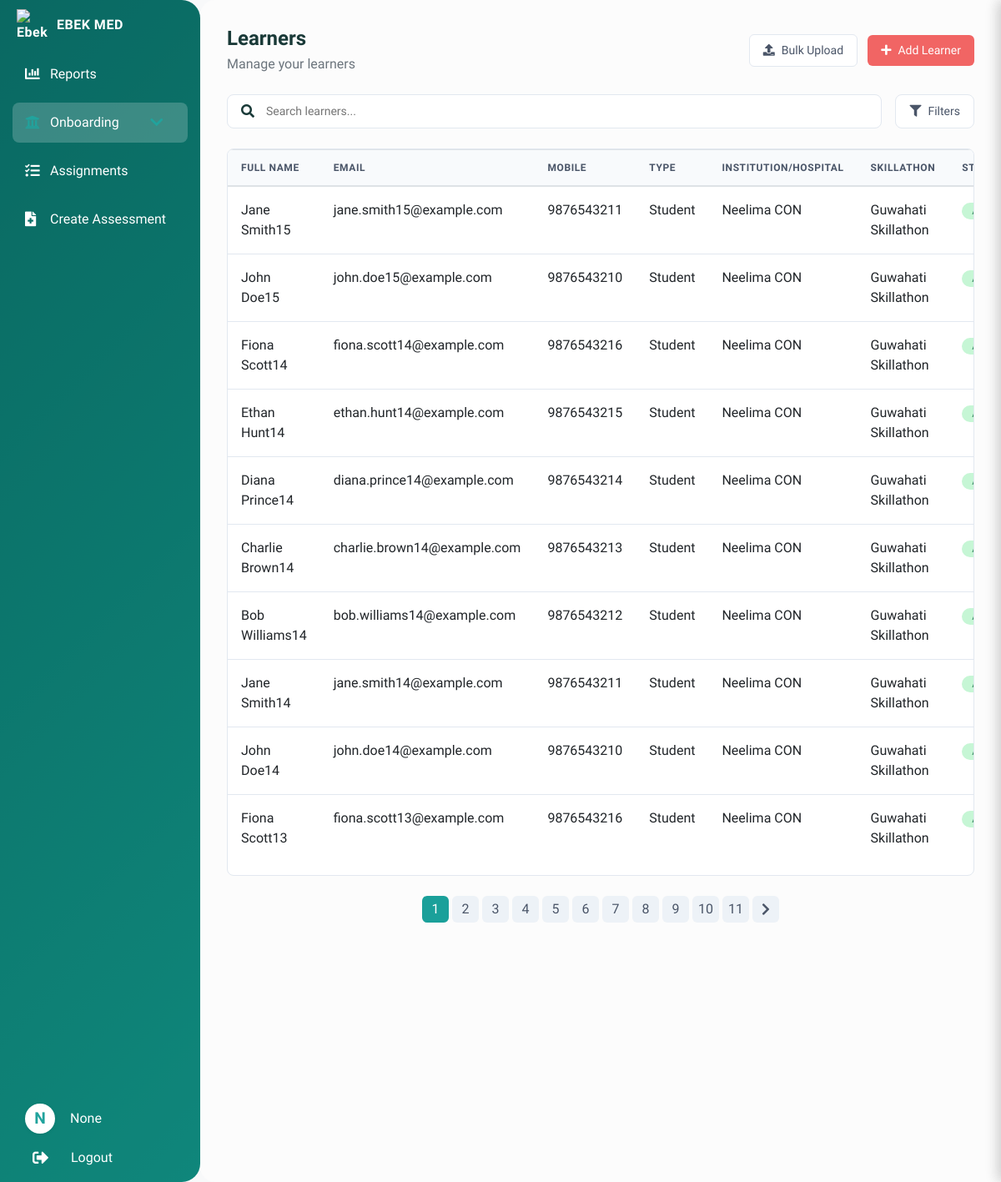
/onboarding/learners/ (signed in), run on the app's committed database.
### assessments/models.py (models this page shows, shortened)
class EbekUser(AbstractBaseUser, PermissionsMixin):
    email = models.EmailField(
        max_length=255, unique=True,
        help_text='Required. A valid email address.',
    )
    full_name = models.CharField(max_length=255, blank=True, null=True)
    phone_number = models.CharField(max_length=20, blank=True, null=True)
    is_active = models.BooleanField(default=True, help_text='Designates whether this user can log in.')
    is_staff = models.BooleanField(default=False, help_text='Designates whether this user can access the admin site.')
    is_superuser = models.BooleanField(default=False, help_text='Designates whether this user has all permissions without explicitly assigning them.')
    user_role = models.CharField(
        max_length=200, choices=role, default='', null=True, blank=True, help_text='User Role'
    )
    date_joined = models.DateTimeField(auto_now_add=True, help_text='When the user account was created.')
    last_login = models.DateTimeField(null=True, blank=True, help_text='Last login timestamp.')
    groups = models.ManyToManyField(
        'auth.Group',
        verbose_name='groups',
        blank=True,
        help_text='The groups this user belongs to.',
        related_name='ebek_user_set',
        related_query_name='ebek_user'
    )
    user_permissions = models.ManyToManyField(
        'auth.Permission',
        verbose_name='user permissions',
        blank=True,
        help_text='Specific permissions for this user.',
        related_name='ebek_user_set',
        related_query_name='ebek_user'
    )
    mobile_number = models.CharField(max_length=20, blank=True, null=True)
    objects = EbekUserManager()
    USERNAME_FIELD = 'email'
    REQUIRED_FIELDS = []
    class Meta:
        verbose_name = 'User'
        verbose_name_plural = 'Users'

class Learner(models.Model):
    onboarding_type = models.CharField(max_length=3, choices=ONBOARDING_TYPES)
    learner_type = models.CharField(max_length=10, choices=LEARNER_TYPES)
    college = models.ForeignKey(Institution, on_delete=models.SET_NULL, null=True, blank=True)
    course = models.CharField(max_length=100, null=True, blank=True)
    stream = models.CharField(max_length=20, choices=STREAM_CHOICES, null=True, blank=True)
    year_of_study = models.IntegerField(null=True, blank=True)
    hospital = models.ForeignKey(Hospital, on_delete=models.SET_NULL, null=True, blank=True)
    designation = models.CharField(max_length=100, null=True, blank=True)
    years_of_experience = models.IntegerField(null=True, blank=True)
    educational_qualification = models.CharField(max_length=20, choices=STREAM_CHOICES, null=True, blank=True)
    educational_institution = models.CharField(max_length=255, null=True, blank=True)
    speciality = models.CharField(max_length=100, null=True, blank=True)
    state = models.CharField(max_length=100, null=True, blank=True)
    district = models.CharField(max_length=100, null=True, blank=True)
    pincode = models.CharField(max_length=10, null=True, blank=True)
    address = models.TextField(null=True, blank=True)
    date_of_birth = models.DateField(null=True, blank=True)
    certifications = models.TextField(null=True, blank=True)
    is_active = models.BooleanField(default=True)
    created_at = models.DateTimeField(auto_now_add=True)
    updated_at = models.DateTimeField(auto_now=True)
    learner_user = models.ForeignKey('EbekUser', on_delete=models.SET_NULL, null=True, blank=True)
    learner_id = models.CharField(max_length=50, unique=True, editable=False)
    learner_gender = models.CharField(max_length=10, choices=GENDER_CHOICES, null=True, blank=True)
    skillathon_event = models.ForeignKey('SkillathonEvent', on_delete=models.SET_NULL, null=True, blank=True)

class Institution(models.Model):
    name = models.CharField(max_length=255)
    group = models.ForeignKey(Group, on_delete=models.SET_NULL, null=True, blank=True)
    address = models.TextField(blank=True, null=True)
    state = models.CharField(max_length=100, blank=True, null=True)
    district = models.CharField(max_length=100, blank=True, null=True)
    pin_code = models.CharField(max_length=10, blank=True, null=True)
    unit_head = models.ForeignKey('EbekUser', on_delete=models.SET_NULL, null=True, related_name='unit_head_of_institution')
    total_strength = models.IntegerField(null=True, blank=True)
    is_active = models.BooleanField(default=True)
    created_at = models.DateTimeField(auto_now_add=True)
    updated_at = models.DateTimeField(auto_now=True)
    institute_id = models.CharField(max_length=50, unique=True, editable=False)
    onboarding_type = models.CharField(max_length=3, choices=ONBOARDING_TYPES)

class SkillathonEvent(models.Model):
    name = models.CharField(max_length=255)
    date = models.DateField()
    state = models.CharField(max_length=100)
    city = models.CharField(max_length=100)
    created_at = models.DateTimeField(auto_now_add=True)
    updated_at = models.DateTimeField(auto_now=True)

### assessments/onboarding_views.py (the view)
# urls.py: path('onboarding/learners/', views.learner_list, name='learner_list'),
@login_required
def learner_list(request):
    learners = Learner.objects.all().order_by('-created_at')
    selected_institutions = request.GET.getlist('institution')
    selected_hospitals = request.GET.getlist('hospital')
    selected_learner_types = request.GET.getlist('learner_type')
    if selected_institutions:
        learners = learners.filter(college_id__in=selected_institutions)
    if selected_hospitals:
        learners = learners.filter(hospital_id__in=selected_hospitals)
    if selected_learner_types:
        learners = learners.filter(learner_type__in=selected_learner_types)
    selected_institutions = [int(x) for x in selected_institutions] if selected_institutions else []
    selected_hospitals = [int(x) for x in selected_hospitals] if selected_hospitals else []
    paginator = Paginator(learners, 10)
    page = request.GET.get('page')
    learners = paginator.get_page(page)
    return render(request, 'assessments/onboarding/learner_list.html', {
        'learners': learners,
        'institutions': Institution.objects.all(),
        'hospitals': Hospital.objects.all(),
        'selected_institutions': selected_institutions,
        'selected_hospitals': selected_hospitals,
        'selected_learner_types': selected_learner_types,
    })

### assessments/templates/assessments/onboarding/learner_list.html (shortened to what this page needs)
{% extends 'assessments/base.html' %}
{% block content %}
<div class="header">
    <div class="header-left">
        <h1>Learners</h1>
        <p class="text-muted">Manage your learners</p>
    </div>
    <div class="header-right">
        <button class="btn btn-outline-upload" onclick="toggleUploadPanel()">
            <i class="fas fa-upload"></i>
            Bulk Upload
        </button>
        <a href="{% url 'learner_create' %}" class="btn btn-add">
            <i class="fas fa-plus"></i>
            Add Learner
            </a>
        </div>
    </div>
<div class="search-filter-bar">
    <div class="search-box">
        <i class="fas fa-search"></i>
        <input type="text" placeholder="Search learners...">
    </div>
    <button class="btn-filter" onclick="toggleFilterPanel()">
        <i class="fas fa-filter"></i>
        Filters
    </button>
</div>
    <div class="card">
    <table class="table">
        <thead>
            <tr>
                <th>Full Name</th>
                <th>Email</th>
                <th>Mobile</th>
                <th>Type</th>
                <th>Institution/Hospital</th>
                <th>Skillathon</th>
                <th>Status</th>
            </tr>
        </thead>
        <tbody>
            {% for learner in learners %}
            <tr>
                <td>
                    <div class="institution">
                        <span>{{ learner.learner_user.full_name }}</span>
                    </div>
                </td>
                <td>{{ learner.learner_user.email }}</td>
                <td>{{ learner.learner_user.phone_number }}</td>
                <td>{{ learner.get_learner_type_display }}</td>
                <td>
                    {% if learner.learner_type == 'student' %}
                        {{ learner.college.name|default:"-" }}
                    {% else %}
                        {{ learner.hospital.name|default:"-" }}
                    {% endif %}
                </td>
                <td>
                    {% if learner.skillathon_event %}
                        {{ learner.skillathon_event.name }}
                    {% else %}
                        -
                    {% endif %}
                </td>
                <td>
                    <span class="badge {% if learner.is_active %}active{% else %}inactive{% endif %}">
                                </span>
                            </td>
                        </tr>
                        {% endfor %}
                    </tbody>
                </table>
            </div>
            {% if learners.has_other_pages %}
<div class="pagination">
                    {% for num in learners.paginator.page_range %}
    <a href="?page={{ num }}" class="btn-page {% if learners.number == num %}active{% endif %}">
        {{ num }}
    </a>
                    {% endfor %}
                    {% if learners.has_next %}
    <a href="?page={{ learners.next_page_number }}" class="btn-page">
        <i class="fas fa-chevron-right"></i>
    </a>
            {% endif %}
        </div>
{% endif %}
{% endblock %}

### assessments/templates/assessments/base.html (shortened to what this page needs)
<!DOCTYPE html>
<html lang="en">
<head>
    <link href="https://stackpath.bootstrapcdn.com/bootstrap/4.5.2/css/bootstrap.min.css" rel="stylesheet">
    <link href="https://cdnjs.cloudflare.com/ajax/libs/font-awesome/5.15.4/css/all.min.css" rel="stylesheet">
</head>
<body>
    {% if request.user.is_authenticated %}
    <div id="sidebar">
        <div class="sidebar-header">
            <img src="https://i.ibb.co/VW9y368B/4021762-Ebekmed-Favicon.png" alt="Ebek Logo" style="height: 38px; width: 38px; object-fit: contain;">
            <span class="brand-text">EBEK MED</span>
        </div>
        {% if request.user.user_role == 'ebek_admin' or request.user.user_role == 'super_admin' %}
        <div class="nav-item">
            <a href="{% url 'exam_reports_page' %}" class="nav-link" title="View Assessment Reports">
        <i class="fas fa-chart-bar"></i>
                <span>Reports</span>
            </a>
        </div>
            <div class="nav-item">
                <a href="#onboardingSubmenu" class="nav-link" data-toggle="collapse" aria-expanded="false" title="Onboarding and Management">
            <i class="fas fa-university"></i>
                    <span>Onboarding</span>
                    <i class="fas fa-chevron-down ml-auto"></i>
                </a>
            </div>
            <div class="nav-item">
                <a href="{% url 'assign_assessment' %}" class="nav-link" title="View & Assign Assessments">
                    <i class="fas fa-tasks"></i>
                            <span>Assignments</span>
                    </a>
            </div>
            {% if request.user.user_role == 'super_admin' %}
                <div class="nav-item">
                    <a href="{% url 'create_assessment' %}" class="nav-link" title="Create New Assessment">
                <i class="fas fa-file-medical"></i>
                        <span>Create Assessment</span>
                </a>
            </div>
            {% endif %}
        {% endif %}
        <div class="sidebar-bottom-area">
            <div class="nav-item">
                <div class="sidebar-user-info d-flex align-items-center">
                    <div class="sidebar-user-initial mr-2">
                        <span class="user-initial-circle">{{ request.user.email|first|upper }}</span>
                    </div>
                    <span class="sidebar-user-email">{{ request.user.full_name }}</span>
                </div>
            </div>
            <div class="nav-item">
                <a href="{% url 'logout' %}" class="nav-link d-flex align-items-center sidebar-logout-link">
                        <i class="fas fa-sign-out-alt" style="font-size: 1.2rem; margin: -6px;"></i>
                    <span class="sidebar-logout-text" style="margin-left: 32px;">Logout</span>
                </a>
            </div>
        </div>
    </div>
    {% endif %}
    <div id="content">
        {% block content %}{% endblock %}
    </div>
</body>
</html>

### assessments/templates/assessments/base.html (style rules this page uses)
:root { --primary-color: #1AA09A; --primary-gradient: linear-gradient(135deg, #1AA09A 0%, #4fd1c5 100%); --sidebar-width: 250px; --sidebar-collapsed-width: 70px; --header-height: 60px; --text-color: #1a3a38; --hover-color: #e6f7f6; --active-color: #e0f7f5; --accent-color: #4fd1c5; --divider-color: #b2e5e2; }
body { font-family: 'PT Sans', sans-serif; background-color: #f8f9fa; color: var(--text-color); }
input, button, select, textarea, a, p, h1, h2, h3, h4, h5, h6, span, div { font-family: 'PT Sans', sans-serif; }
#sidebar { width: var(--sidebar-width); background: var(--primary-gradient), var(--primary-color); background-blend-mode: multiply; opacity: 0.97; border-right: none; height: 100vh; position: fixed; top: 0; left: 0; z-index: 1001; transition: all 0.4s cubic-bezier(.4,2,.6,1), box-shadow 0.3s; border-top-right-radius: 22px; border-bottom-right-radius: 22px; overflow: hidden; background-image: var(--primary-gradient), repeating-linear-gradient(135deg, rgba(255,255,255,0.04) 0px, rgba(255,255,255,0.04) 2px, transparent 2px, transparent 8px); font-family: 'PT Sans', sans-serif; display: flex; flex-direction: column; }
#sidebar .sidebar-header { height: var(--header-height); display: flex; align-items: center; padding: 0 20px; border-bottom: none; }
#sidebar .sidebar-header img { height: 35px; margin-right: 10px; }
#sidebar .sidebar-header, #sidebar .brand-text { color: #fff; letter-spacing: 0.5px; font-weight: 600; }
#sidebar .nav-item { padding: 0 15px; margin: 5px 0; }
#sidebar .nav-link { display: flex; align-items: center; padding: 12px 15px; color: #fff; border-radius: 8px; transition: background 0.25s, color 0.25s, box-shadow 0.25s; text-decoration: none; font-size: 1rem; font-family: 'PT Sans', sans-serif; }
#sidebar .nav-link.active, #sidebar .nav-link.active-parent { background-color: #FFFFFF33; color: #fff; font-weight: 600; }
#sidebar .nav-link.active i, #sidebar .nav-link.active-parent i { color: var(--primary-color) !important; }
#sidebar .nav-link i { width: 20px; margin-right: 10px; font-size: 1.1rem; }
#sidebar .nav-link span { font-size: 1 rem; font-weight: 500; }
#content { margin-left: var(--sidebar-width); padding: 32px 32px 80px 32px; min-height: 100vh; transition: margin-left 0.4s cubic-bezier(.4,2,.6,1), padding 0.3s; background: #fcfcfc; border-top-left-radius: 18px; border-bottom-left-radius: 18px; box-shadow: 0 0 0 0 #fff; }
.nav-link[data-toggle="collapse"] .fa-chevron-down { transition: transform 0.3s ease; }
#sidebar { display: flex; flex-direction: column; height: 100vh; }
.sidebar-bottom-area { position: fixed; left: 0; bottom: 0; width: var(--sidebar-width); z-index: 1002; }
.sidebar-user-info { width: 100%; display: flex; align-items: center; margin-bottom: 5px; padding: 0 15px; }
.sidebar-user-initial .user-initial-circle { display: inline-flex; align-items: center; justify-content: center; background: #fff; color: var(--primary-color); font-weight: 700; font-size: 1.2rem; width: 36px; height: 36px; border-radius: 50%; box-shadow: 0 1px 4px 0 rgba(0,0,0,0.07); margin-right: 10px; }
.sidebar-user-email { color: #fff; font-size: 1rem; font-weight: 500; line-height: 1.5; word-break: break-all; font-family: 'PT Sans', sans-serif; }
.sidebar-logout-link { width: calc(100% - 30px); padding: 12px 15px; border-radius: 8px; background: none; box-shadow: none; color: #fff; font-weight: 500; font-size: 1rem; transition: background 0.25s, color 0.25s; display: flex; align-items: center; margin: 0 15px 5px 15px; font-family: 'PT Sans', sans-serif; }

### data on the page
EbekUser: user.email|first "N", user.full_name "None"
Learner: learner_user.full_name "Jane Smith15", learner_user.email "jane.smith15@example.com", learner_user.phone_number "9876543211", learner_type "Student", college.name "Neelima CON", skillathon_event.name "Guwahati Skillathon"
Learner: learner_user.full_name "John Doe15", learner_user.email "john.doe15@example.com", learner_user.phone_number "9876543210", learner_type "Student", college.name "Neelima CON", skillathon_event.name "Guwahati Skillathon"
Learner: learner_user.full_name "Fiona Scott14", learner_user.email "fiona.scott14@example.com", learner_user.phone_number "9876543216", learner_type "Student", college.name "Neelima CON", skillathon_event.name "Guwahati Skillathon"
Learner: learner_user.full_name "Ethan Hunt14", learner_user.email "ethan.hunt14@example.com", learner_user.phone_number "9876543215", learner_type "Student", college.name "Neelima CON", skillathon_event.name "Guwahati Skillathon"
Learner: learner_user.full_name "Diana Prince14", learner_user.email "diana.prince14@example.com", learner_user.phone_number "9876543214", learner_type "Student", college.name "Neelima CON", skillathon_event.name "Guwahati Skillathon"
Learner: learner_user.full_name "Charlie Brown14", learner_user.email "charlie.brown14@example.com", learner_user.phone_number "9876543213", learner_type "Student", college.name "Neelima CON", skillathon_event.name "Guwahati Skillathon"
Learner: learner_user.full_name "Bob Williams14", learner_user.email "bob.williams14@example.com", learner_user.phone_number "9876543212", learner_type "Student", college.name "Neelima CON", skillathon_event.name "Guwahati Skillathon"
Learner: learner_user.full_name "Jane Smith14", learner_user.email "jane.smith14@example.com", learner_user.phone_number "9876543211", learner_type "Student", college.name "Neelima CON", skillathon_event.name "Guwahati Skillathon"
Learner: learner_user.full_name "John Doe14", learner_user.email "john.doe14@example.com", learner_user.phone_number "9876543210", learner_type "Student", college.name "Neelima CON", skillathon_event.name "Guwahati Skillathon"
Learner: learner_user.full_name "Fiona Scott13", learner_user.email "fiona.scott13@example.com", learner_user.phone_number "9876543216", learner_type "Student", college.name "Neelima CON", skillathon_event.name "Guwahati Skillathon"

### other printed values
{{ num }} "1" "2" "3" "4" "5" "6" "7" "8" "9" "10" "11"
